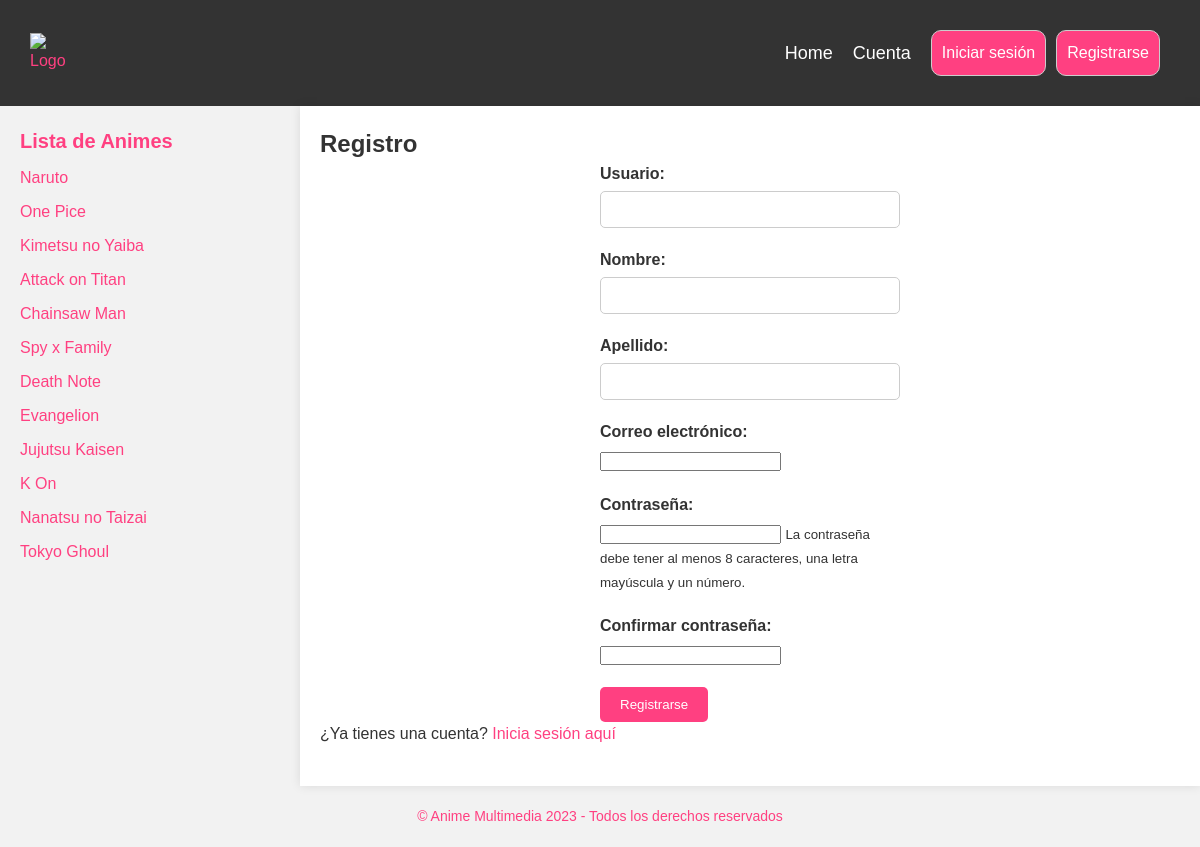
Screenshot of /register/ with the database file from the repository.
### webapp/models.py (models this page shows, shortened)
class Animes(models.Model):
    id_anime = models.AutoField(primary_key=True)
    nombre_anime = models.CharField(max_length=100)
    descripcion_anime = models.CharField(max_length=500, default='no.jpg')
    imagen_anime = models.CharField(max_length=50, default='no.jpg')
    portada_anime = models.CharField(max_length=50, default='no.jpg')

### webapp/views.py (the view, shortened to what this page needs)
# urls.py: path('register/', views.register_view, name='register'),
def register_view(request):
    return render(request, 'webapp/register.html')

### webapp/context_processors.py (called while the page is built)
def animes(request):
    return {'animes': Animes.objects.all()}

### webapp/templates/webapp/register.html (shortened to what this page needs)
{% extends 'webapp/base.html' %}
{% load static %}
{% block head %}
<link rel="stylesheet" href="{% static 'css/formularios.css' %}">
{% endblock %}
{% block content %}
    <div class="auth-container">
        <h2>Registro</h2>
        <form class="auth-form" method="POST" action="{% url 'register' %}">
            <div class="form-group">
                <label for="username">Usuario:</label>
                <input type="text" id="username" name="username" required>
            </div>
            <div class="form-group">
                <label for="nombre">Nombre:</label>
                <input type="text" id="nombre" name="nombre" required>
            </div>
            <div class="form-group">
                <label for="apellido">Apellido:</label>
                <input type="text" id="apellido" name="apellido" required>
            </div>
            <div class="form-group">
                <label for="email">Correo electrónico:</label>
                <input type="email" id="email" name="email" required>
            </div>
            <div class="form-group">
                <label for="password1">Contraseña:</label>
                <input type="password" id="password1" name="password1" pattern="^(?=.*[A-Z])(?=.*\d).{8,}$" required>
                <small>La contraseña debe tener al menos 8 caracteres, una letra mayúscula y un número.</small>
            </div>
            <div class="form-group">
                <label for="password2">Confirmar contraseña:</label>
                <input type="password" id="password2" name="password2" required>
            </div>
            <button type="submit">Registrarse</button>
        </form>
        <p>¿Ya tienes una cuenta? <a href="/login">Inicia sesión aquí</a></p>
    </div>
{% endblock %}

### webapp/templates/webapp/base.html (shortened to what this page needs)
{% load static %}
<!DOCTYPE html>
<html lang="es">
<head>
    <link rel="stylesheet" href="{% static 'css/styles.css' %}">
    {% block head %}
    {% endblock %}
</head>
<body>
<header>
    <nav class="navbar">
        <div class="navbar-container">
            <div class="logo">
                <a href="/"><img src="{% static 'images/Logo.png' %}" alt="Logo"></a>
            </div>
            <ul class="navbar-links" id="navbar-links">
                <li><a href="/" class="nav-link">Home</a></li>
                <li><a href="/cuenta" class="nav-link">Cuenta</a></li>
            </ul>
            <div class="login">
                {% if user.is_authenticated %}
                <p class="nombre_usuario">Bienvenido, {{ user.username }}</p>
                {% else %}
                <a href="/login">Iniciar sesión</a>
                <a href="/register">Registrarse</a>
                {% endif %}
            </div>
        </div>
    </nav>
</header>
<main>
    <div class="container">
        <aside class="sidebar" id="sidebar">
            <h2>Lista de Animes</h2>
            <ul class="sidebar-list">
                {% for anime in animes %}
                <li><a href="{% url 'anime_detail' nombre_anime=anime.nombre_anime %}">{{ anime.nombre_anime }}</a></li>
                {% endfor %}
            </ul>
        </aside>
        <section class="main-content">
            {% block content %}
            {% endblock %}
        </section>
    </div>
</main>
<footer>
    <p>© Anime Multimedia 2023 - Todos los derechos reservados</p>
</footer>
</body>
</html>

### webapp/static/css/styles.css (style rules this page uses)
* { box-sizing: border-box; margin: 0; padding: 0; }
body { font-family: 'Arial', sans-serif; font-size: 16px; line-height: 1.5; color: #333333; background-color: #fff; }
a { color: #ff4081; text-decoration: none; }
ul { list-style: none; }
header { background-color: #333; padding: 20px; box-shadow: 0 0 10px rgba(0, 0, 0, 0.1); }
.navbar { background-color: #333; padding: 10px; position: relative; z-index: 1; }
.navbar-container { display: flex; align-items: center; justify-content: space-between; }
.logo { margin-right: auto; }
.logo img { max-width: 50px; height: auto; }
.navbar-links { display: flex; list-style: none; margin: 0; padding: 0; }
.navbar-links li { margin-left: 20px; }
.navbar-links li:first-child { margin-left: 0; }
.navbar-links a { color: #fff; text-decoration: none; }
.login { margin-left: 20px; }
.login a { display: inline-block; margin-right: 10px; padding: 10px; border: 1px solid #ccc; background-color: #ff4081; color: #fff; transition: background-color 0.3s ease-in-out, transform 0.3s ease-in-out; border-radius: 10px; font-size: 16px; }
.nav-link { font-family: 'Verdana', sans-serif; font-size: 18px; color: #ff4081; transition: color 0.3s ease-in-out; }
.container { display: flex; flex-wrap: wrap; }
.sidebar { flex: 0 0 25%; background-color: #f2f2f2; padding: 20px; display: block; }
.sidebar h2 { font-family: 'Verdana', sans-serif; font-size: 20px; margin-bottom: 10px; color: #ff4081; }
.sidebar-list li { margin-bottom: 10px; }
.main-content { flex: 0 0 75%; padding: 20px; background-color: #fff; box-shadow: 0 0 10px rgba(0, 0, 0, 0.1); }
.main-content p { margin-bottom: 20px; }
footer { background-color: #f2f2f2; padding: 20px; text-align: center; }
footer p { font-family: 'Verdana', sans-serif; font-size: 14px; color: #ff4081; }

### webapp/static/css/formularios.css (style rules this page uses)
form { width: 300px; margin: 0 auto; }
.form-group { margin-bottom: 20px; }
label { display: block; margin-bottom: 5px; font-weight: bold; }
input[type="text"], input[type="number"] { width: 100%; padding: 10px; border: 1px solid #ccc; border-radius: 5px; box-sizing: border-box; }
button[type="submit"] { display: inline-block; padding: 10px 20px; background-color: #ff4081; color: #fff; border: none; border-radius: 5px; cursor: pointer; transition: background-color 0.3s ease; }

### rows the page displays
Animes: nombre_anime "Naruto"
Animes: nombre_anime "One Pice"
Animes: nombre_anime "Kimetsu no Yaiba"
Animes: nombre_anime "Attack on Titan"
Animes: nombre_anime "Chainsaw Man"
Animes: nombre_anime "Spy x Family"
Animes: nombre_anime "Death Note"
Animes: nombre_anime "Evangelion"
Animes: nombre_anime "Jujutsu Kaisen"
Animes: nombre_anime "K On"
Animes: nombre_anime "Nanatsu no Taizai"
Animes: nombre_anime "Tokyo Ghoul"
